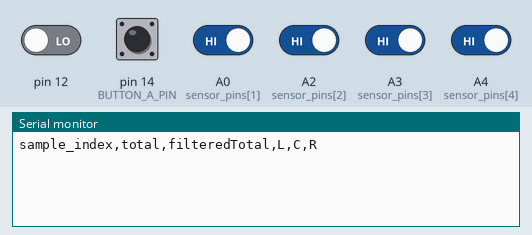
Bench run of a sketch on a simulated Arduino Leonardo, built with avr-gcc and run on an emulated ATmega32U4. Parts: the last lines printed to the serial monitor. Inputs (shaded band) come from the test bench; at power-on: A0 (sensor_pins[1]), A2 (sensor_pins[2]), A3 (sensor_pins[3]), A4 (sensor_pins[4]), pin 14 (BUTTON_A_PIN) HIGH, pin 12 LOW.

Above: at 6.5 s.
6.6 s: pin 14 (BUTTON_A_PIN) pulled LOW for 0.15 s
At 8.4 s:
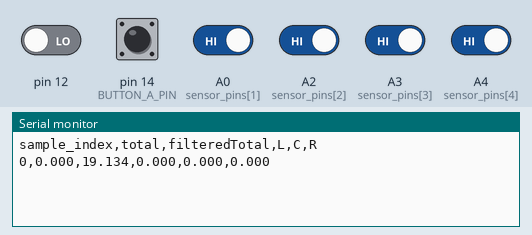
8.7 s: pin 14 (BUTTON_A_PIN) pulled LOW for 1 s
At 10.3 s:
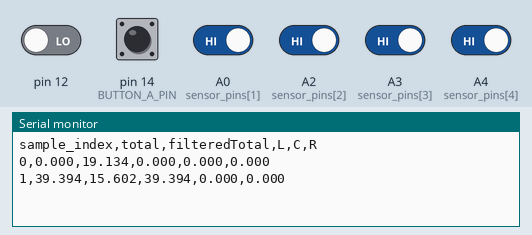

The sketch:

line_heatmap.ino
```cpp
#include "LineSensors.h"

LineSensors_c line_sensors;

// --------------------------------------------------------------------------
// SETTINGS
// --------------------------------------------------------------------------

const int BUTTON_A_PIN = 14;

const int BASELINE_SAMPLES = 80;
const int BASELINE_SIGNAL_SAMPLES = 50;
const unsigned long SENSOR_TIMEOUT_US = 8000;

// --------------------------------------------------------------------------
// SIGNAL VARIABLES
// --------------------------------------------------------------------------

float line_baseline[NUM_SENSORS];
float baselineTotal = 0.0f;

float L = 0.0f;
float C = 0.0f;
float R = 0.0f;
float total = 0.0f;
float filteredTotal = 0.0f;

bool lastButtonState = HIGH;
int sampleIndex = 0;

// --------------------------------------------------------------------------
// HELPERS
// --------------------------------------------------------------------------

float readingToSignal(float reading, float baseline) {
  if (baseline <= 1.0f) return 0.0f;

  float x = 100.0f * (baseline - reading) / baseline;

  if (x < 0.0f) x = 0.0f;
  if (x > 100.0f) x = 100.0f;
  return x;
}

void measureLineBaseline() {
  for (int i = 0; i < NUM_SENSORS; i++) {
    line_baseline[i] = 0.0f;
  }

  for (int n = 0; n < BASELINE_SAMPLES; n++) {
    line_sensors.readSensorsDigital();
    for (int i = 0; i < NUM_SENSORS; i++) {
      line_baseline[i] += line_sensors.readings[i];
    }
    delay(5);
  }

  for (int i = 0; i < NUM_SENSORS; i++) {
    line_baseline[i] /= (float)BASELINE_SAMPLES;
  }

  baselineTotal = 0.0f;
  for (int n = 0; n < BASELINE_SIGNAL_SAMPLES; n++) {
    line_sensors.readSensorsDigital();

    float s0 = readingToSignal(line_sensors.readings[0], line_baseline[0]);
    float s1 = readingToSignal(line_sensors.readings[1], line_baseline[1]);
    float s3 = readingToSignal(line_sensors.readings[3], line_baseline[3]);
    float s4 = readingToSignal(line_sensors.readings[4], line_baseline[4]);

    baselineTotal += (s0 + s1 + s3 + s4);
    delay(5);
  }

  baselineTotal /= (float)BASELINE_SIGNAL_SAMPLES;
  filteredTotal = baselineTotal;
}

void updateSignals() {
  line_sensors.readSensorsDigital();

  float s0 = readingToSignal(line_sensors.readings[0], line_baseline[0]);
  float s1 = readingToSignal(line_sensors.readings[1], line_baseline[1]);
  float s2 = readingToSignal(line_sensors.readings[2], line_baseline[2]);
  float s3 = readingToSignal(line_sensors.readings[3], line_baseline[3]);
  float s4 = readingToSignal(line_sensors.readings[4], line_baseline[4]);

  L = s0 + s1;
  C = s2;
  R = s3 + s4;

  // Same definition as your follower code
  total = L + R;

  // Same filtering style as follower code
  filteredTotal = 0.7f * filteredTotal + 0.3f * total;
}

void settleSignals(int nSamples, int delayMs) {
  for (int i = 0; i < nSamples; i++) {
    updateSignals();
    delay(delayMs);
  }
}

void printOneSample() {
  Serial.print(sampleIndex);
  Serial.print(",");
  Serial.print(total, 3);
  Serial.print(",");
  Serial.print(filteredTotal, 3);
  Serial.print(",");
  Serial.print(L, 3);
  Serial.print(",");
  Serial.print(C, 3);
  Serial.print(",");
  Serial.println(R, 3);

  sampleIndex++;
}

// --------------------------------------------------------------------------
// SETUP / LOOP
// --------------------------------------------------------------------------

void setup() {
  Serial.begin(115200);

  pinMode(BUTTON_A_PIN, INPUT_PULLUP);

  line_sensors.initialiseForDigital();
  line_sensors.timeout_us = SENSOR_TIMEOUT_US;

  pinMode(EMIT_PIN, INPUT);

  delay(500);
  measureLineBaseline();

  Serial.println("sample_index,total,filteredTotal,L,C,R");
}

void loop() {
  bool buttonState = digitalRead(BUTTON_A_PIN);

  if (lastButtonState == HIGH && buttonState == LOW) {
    delay(20);
    if (digitalRead(BUTTON_A_PIN) == LOW) {
      // Let the filtered signal settle at the current leader position
      settleSignals(12, 20);   // about 240 ms of settling
      printOneSample();
    }
  }

  lastButtonState = buttonState;
}
```

LineSensors.h
```cpp
#ifndef _LINESENSORS_H
#define _LINESENSORS_H

#define NUM_SENSORS 5

const int sensor_pins[NUM_SENSORS] = { A11, A0, A2, A3, A4 };

#define EMIT_PIN 11

enum ReadState { IDLE, CHARGING, DISCHARGING, DONE };

class LineSensors_c {
public:
  float readings[NUM_SENSORS];

  float minimum[NUM_SENSORS];
  float maximum[NUM_SENSORS];
  float scaling[NUM_SENSORS];
  float range[NUM_SENSORS];
  float calibrated[NUM_SENSORS];

  ReadState state[NUM_SENSORS];
  unsigned long charge_start_us;
  unsigned long discharge_start_us[NUM_SENSORS];
  bool sample_ready = false;

  unsigned long timeout_us = 000;
  unsigned long charge_us = 10;

  LineSensors_c() {}

  // -----------------------------
  // ADC INITIALISATION
  // -----------------------------
  void initialiseForADC() {
    pinMode(EMIT_PIN, INPUT);   // follower mode: emitters OFF

    for (int sensor = 0; sensor < NUM_SENSORS; sensor++) {
      pinMode(sensor_pins[sensor], INPUT_PULLUP);
    }
  }

  // -----------------------------
  // ADC READ
  // -----------------------------
  void readSensorsADC() {
    for (int sensor = 0; sensor < NUM_SENSORS; sensor++) {
      readings[sensor] = analogRead(sensor_pins[sensor]);
    }
  }

  // -----------------------------
  // ADC CALIBRATED READ
  // -----------------------------
  void calcCalibratedADC() {
    readSensorsADC();

    for (int sensor = 0; sensor < NUM_SENSORS; sensor++) {
      if (range[sensor] <= 0) {
        calibrated[sensor] = 0;
      } else {
        calibrated[sensor] = (readings[sensor] - minimum[sensor]) / range[sensor];
      }
    }
  }

  // -----------------------------
  // DIGITAL INITIALISATION
  // -----------------------------
  void initialiseForDigital() {
    pinMode(EMIT_PIN, INPUT);   // follower mode: emitters OFF

    for (int sensor = 0; sensor < NUM_SENSORS; sensor++) {
      pinMode(sensor_pins[sensor], INPUT);
    }
  }

  // -----------------------------
  // DIGITAL READ OF ONE SENSOR
  // Returns elapsed discharge time in microseconds
  // Smaller time usually means stronger IR
  // -----------------------------
  unsigned long readSensorDigital(int which_sensor) {
    if (which_sensor < 0 || which_sensor >= NUM_SENSORS) {
      return timeout_us;
    }

    int pin = sensor_pins[which_sensor];

    pinMode(EMIT_PIN, INPUT);   // follower mode: emitters OFF

    pinMode(pin, OUTPUT);
    digitalWrite(pin, HIGH);
    delayMicroseconds(charge_us);

    pinMode(pin, INPUT);

    unsigned long start_time = micros();

    while (digitalRead(pin) == HIGH) {
      if (micros() - start_time > timeout_us) {
        return timeout_us;
      }
    }

    return micros() - start_time;
  }

  // -----------------------------
  // DIGITAL READ OF ALL SENSORS
  // -----------------------------
  void readSensorsDigital() {
    for (int sensor = 0; sensor < NUM_SENSORS; sensor++) {
      readings[sensor] = readSensorDigital(sensor);
    }
  }

  // -----------------------------
  // DIGITAL CALIBRATED READ
  // -----------------------------
  void calcCalibratedDigital() {
    readSensorsDigital();

    for (int sensor = 0; sensor < NUM_SENSORS; sensor++) {
      if (range[sensor] <= 0) {
        calibrated[sensor] = 0;
      } else {
        calibrated[sensor] = (readings[sensor] - minimum[sensor]) / range[sensor];
      }
    }
  }

  void startDigitalReadAll() {
    pinMode(EMIT_PIN, INPUT);

    charge_start_us = micros();
    sample_ready = false;

    for (int i = 0; i < NUM_SENSORS; i++) {
      pinMode(sensor_pins[i], OUTPUT);
      digitalWrite(sensor_pins[i], HIGH);
      state[i] = CHARGING;
    }
  }

  void serviceDigitalRead() {
    unsigned long now = micros();

    if (now - charge_start_us >= charge_us) {
      for (int i = 0; i < NUM_SENSORS; i++) {
        if (state[i] == CHARGING) {
          pinMode(sensor_pins[i], INPUT);
          discharge_start_us[i] = micros();
          state[i] = DISCHARGING;
        }
      }
    }

    bool all_done = true;

    for (int i = 0; i < NUM_SENSORS; i++) {
      if (state[i] == DISCHARGING) {
        if (digitalRead(sensor_pins[i]) == LOW) {
          readings[i] = micros() - discharge_start_us[i];
          state[i] = DONE;
        } else if (micros() - discharge_start_us[i] >= timeout_us) {
          readings[i] = timeout_us;
          state[i] = DONE;
        }
      }

      if (state[i] != DONE) {
        all_done = false;
      }
    }

    if (all_done) {
      sample_ready = true;
    }
  }

  void calcCalibratedFromCurrentReadings() {
    for (int i = 0; i < NUM_SENSORS; i++) {
      if (range[i] <= 0) {
        calibrated[i] = 0;
      } else {
        calibrated[i] = (readings[i] - minimum[i]) / range[i];
      }

      if (calibrated[i] < 0) calibrated[i] = 0;
      if (calibrated[i] > 1) calibrated[i] = 1;
    }
  }

  void updateCalibrationFromReadings() {
    for (int sensor = 0; sensor < NUM_SENSORS; sensor++) {
      if (readings[sensor] < minimum[sensor]) minimum[sensor] = readings[sensor];
      if (readings[sensor] > maximum[sensor]) maximum[sensor] = readings[sensor];
    }
  }

  void finaliseCalibration() {
    for (int sensor = 0; sensor < NUM_SENSORS; sensor++) {
      range[sensor] = maximum[sensor] - minimum[sensor];
      if (range[sensor] <= 0) range[sensor] = 1;
    }
  }

  bool sampleReady() {
    return sample_ready;
  }

  void clearSampleReady() {
    sample_ready = false;
  }
};

#endif
```

Measured:
- after the input at 6.6 s, the serial monitor: prints a new line after 0.65 s (image 1)
- after the input at 8.7 s, the serial monitor: prints a new line after 0.65 s (image 2)
